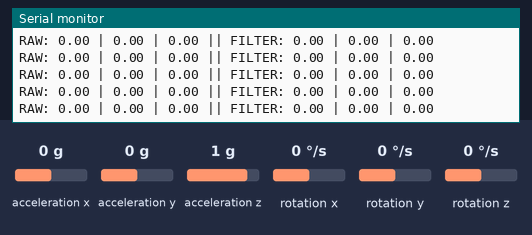
A sketch run on a simulated Arduino Uno, built with avr-gcc and run on an emulated ATmega328P. Parts: the last lines printed to the serial monitor. The test bench sets the inputs (shaded band); at power-on: rotation x 0 °/s, rotation y 0 °/s, rotation z 0 °/s, acceleration x 0 g, acceleration y 0 g, acceleration z 1 g.

Above: at 8.1 s.
8.2 s: rotation x set to 100 °/s
At 8.8 s:
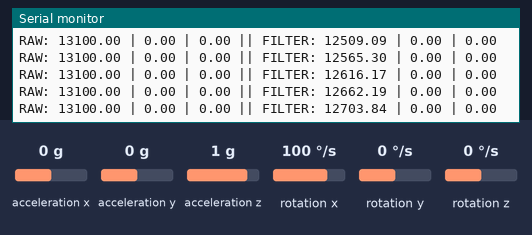
11.2 s: rotation y set to -192 °/s
At 12.1 s:
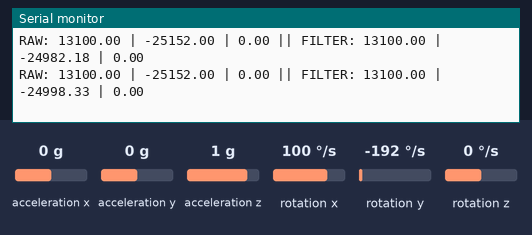
12.7 s: rotation z set to -192 °/s
At 13.2 s:
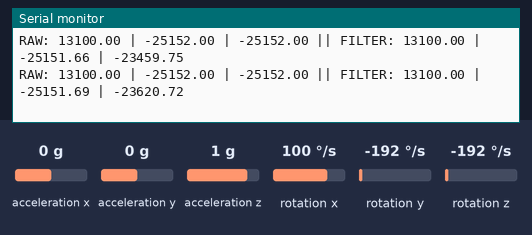
18.7 s: rotation x set to 0 °/s
At 19.2 s:
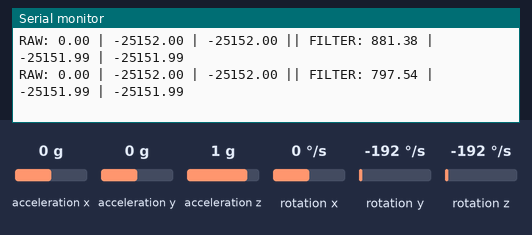
21.7 s: rotation y set to 0 °/s
At 22.3 s:
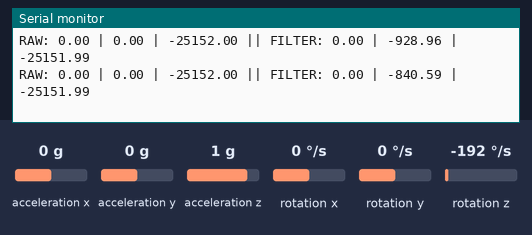
Timing chart, 0 to 24.7 s (numbered marks = the images above; inputs shaded):
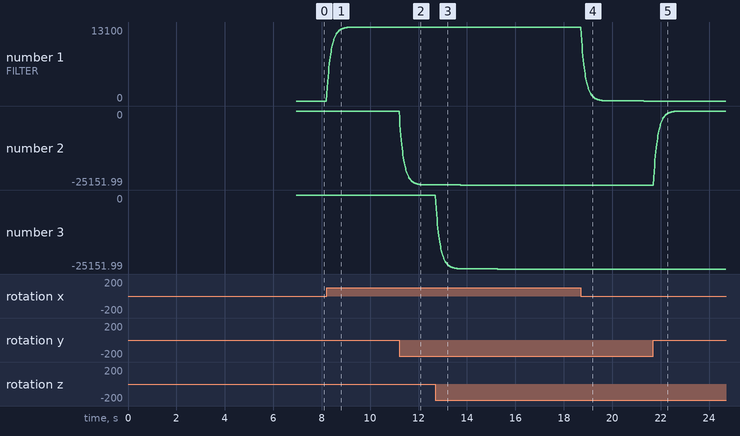

Measured:
- after the input at 8.2 s, the serial monitor: prints a new line at once (image 1)
- after the input at 18.7 s, the serial monitor: prints a new line at once (image 4)
- plotted number 1: 0 → 13100 after the input at 8.2 s, 13100 → 0 after the input at 18.7 s

The sketch:

kalman.ino
```cpp
#include <Wire.h>
#include <MPU6050.h>

MPU6050 mpu;
// Kalman Filter
class Kalman {
  public:
    float Q = 0.001;
    float R = 0.1;
    float P = 1;
    float X = 0;
    float K;

    float update(float measurement) {
      P = P + Q;
      K = P / (P + R);
      X = X + K * (measurement - X);
      P = (1 - K) * P;
      return X;
    }
};

Kalman kalmanGX, kalmanGY, kalmanGZ;

int16_t gx_offset = 0, gy_offset = 0, gz_offset = 0;

void setup() {
  Wire.begin();
  mpu.initialize();
  Serial.begin(115200);

  if (mpu.testConnection()) {
    Serial.println("Connected");
  } else {
    Serial.println("Not Connected");
    while (1);
  }

  // Calibration
  int16_t ax, ay, az, gx, gy, gz;

  for (int i = 0; i < 1000; i++) {
    mpu.getMotion6(&ax, &ay, &az, &gx, &gy, &gz);
    gx_offset += gx;
    gy_offset += gy;
    gz_offset += gz;
    delay(3);
  }

  gx_offset /= 1000;
  gy_offset /= 1000;
  gz_offset /= 1000;

  Serial.println("Calibration done");
}

void loop() {

  int16_t ax, ay, az;
  int16_t gx, gy, gz;

  mpu.getMotion6(&ax, &ay, &az, &gx, &gy, &gz);

  //RAW
  float raw_gx = gx - gx_offset;
  float raw_gy = gy - gy_offset;
  float raw_gz = gz - gz_offset;

  //FILTER
  float kx = kalmanGX.update(raw_gx);
  float ky = kalmanGY.update(raw_gy);
  float kz = kalmanGZ.update(raw_gz);

  //PRINT
  Serial.print("RAW: ");
  Serial.print(raw_gx); Serial.print(" | ");
  Serial.print(raw_gy); Serial.print(" | ");
  Serial.print(raw_gz);

  Serial.print(" || FILTER: ");
  Serial.print(kx); Serial.print(" | ");
  Serial.print(ky); Serial.print(" | ");
  Serial.println(kz);

  delay(10);
}
```
